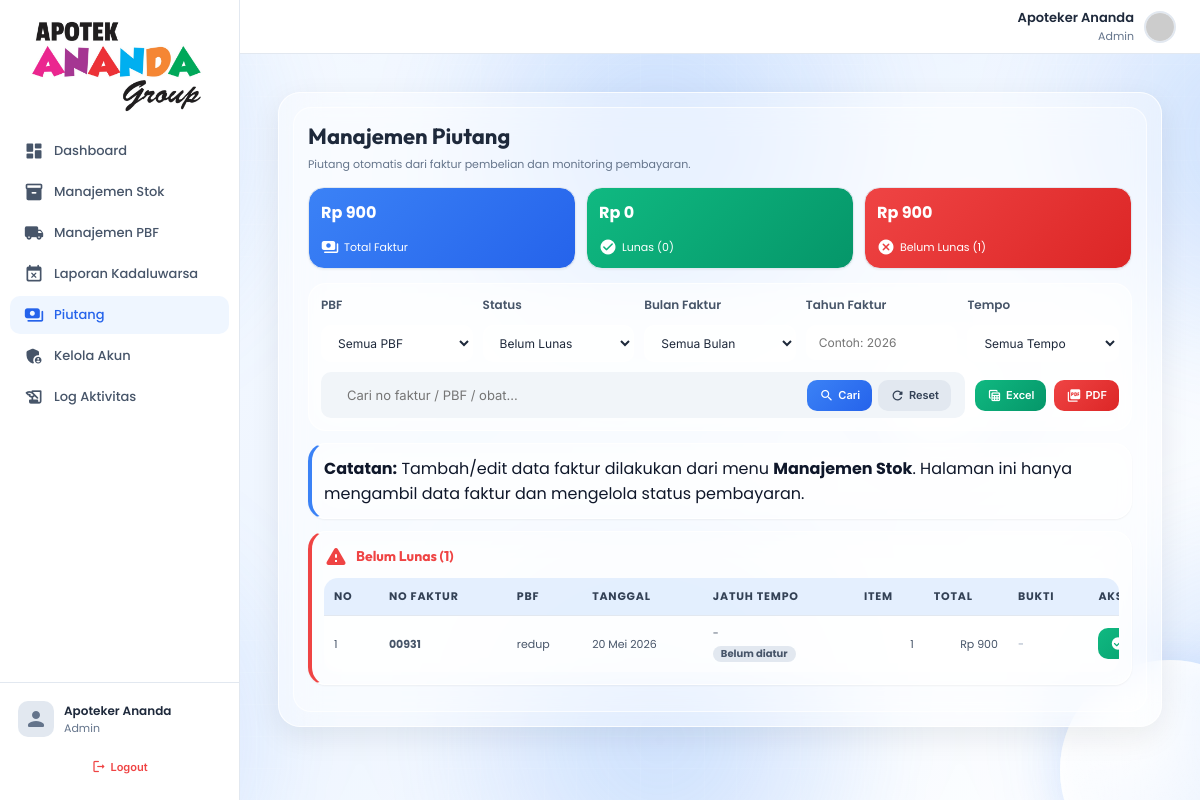
The page /frontend/superadmin/piutang.php?status=belum_lunas (signed in) on the database as committed earlier.
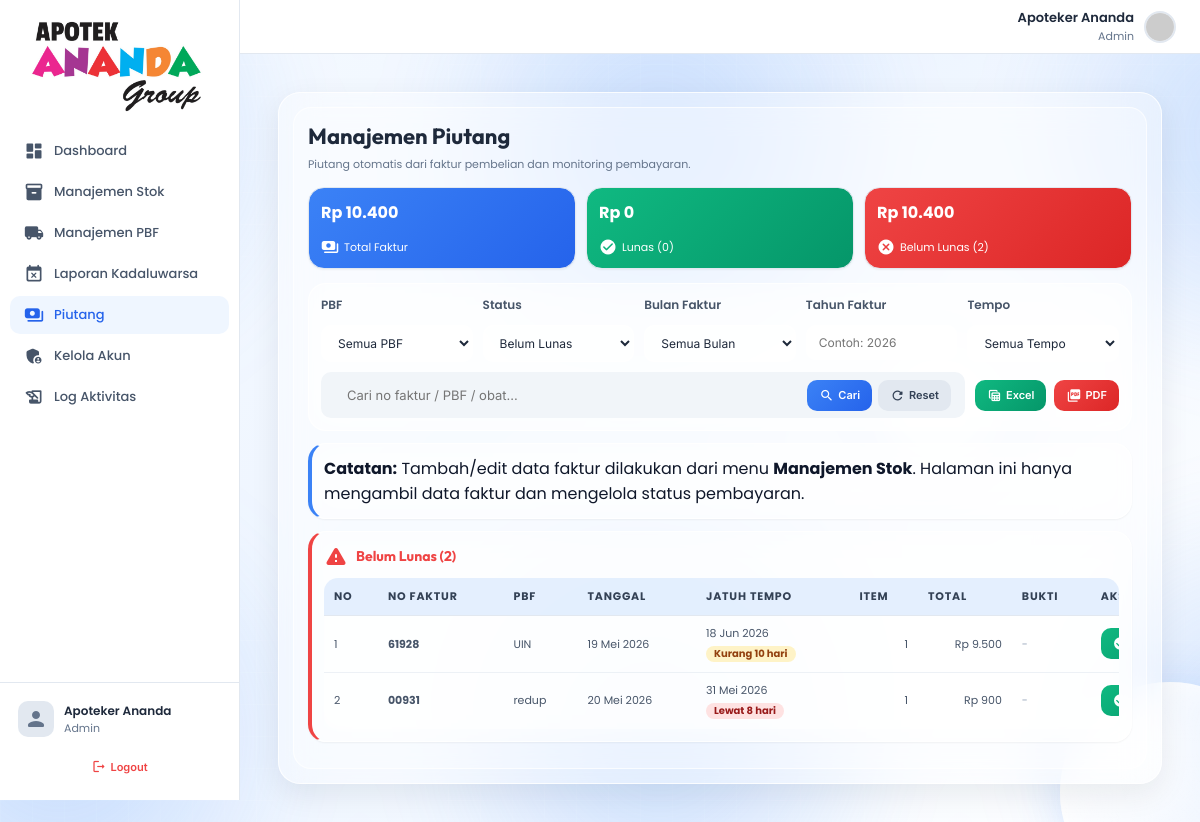
The same page on the database as committed later.
### tables this page shows
CREATE TABLE `faktur` (
  `id_faktur` int(11) NOT NULL,
  `no_faktur` varchar(100) NOT NULL,
  `id_pbf` int(11) NOT NULL,
  `tanggal_faktur` date NOT NULL,
  `tanggal_masuk` date NOT NULL,
  `tanggal_jatuh_tempo` date DEFAULT NULL,
  `jumlah_obat` int(11) NOT NULL DEFAULT 0,
  `total_qty` int(11) NOT NULL DEFAULT 0,
  `total_harga` decimal(15,2) NOT NULL DEFAULT 0.00,
  `status_bayar` enum('belum_lunas','lunas') NOT NULL DEFAULT 'belum_lunas',
  `tanggal_lunas` date DEFAULT NULL,
  `bukti_pembayaran` varchar(255) DEFAULT NULL,
  `id_user` int(11) NOT NULL,
  `created_at` datetime DEFAULT current_timestamp(),
  `updated_at` datetime DEFAULT current_timestamp() ON UPDATE current_timestamp()
);

CREATE TABLE `pbf` (
  `id_pbf` int(11) NOT NULL,
  `nama_pbf` varchar(100) NOT NULL,
  `alamat` text DEFAULT NULL,
  `no_telepon` varchar(20) DEFAULT NULL,
  `kontak_person` varchar(100) DEFAULT NULL,
  `keterangan` text DEFAULT NULL,
  `id_user` int(11) NOT NULL,
  `created_at` datetime DEFAULT current_timestamp(),
  `updated_at` datetime DEFAULT current_timestamp() ON UPDATE current_timestamp()
);

### backend/config/database.php (called while the page is built, shortened)
<?php
function getDBConnection(): PDO {
    static $pdo = null;
    if ($pdo === null) {
        $dsn = "mysql:host=" . DB_HOST . ";dbname=" . DB_NAME . ";charset=" . DB_CHARSET;
        $options = [
            PDO::ATTR_ERRMODE            => PDO::ERRMODE_EXCEPTION,
            PDO::ATTR_DEFAULT_FETCH_MODE => PDO::FETCH_ASSOC,
            PDO::ATTR_EMULATE_PREPARES   => false,
            PDO::ATTR_STRINGIFY_FETCHES  => false,
            PDO::MYSQL_ATTR_INIT_COMMAND => "SET NAMES utf8mb4 COLLATE utf8mb4_unicode_ci"
        ];
        try {
            $pdo = new PDO($dsn, DB_USER, DB_PASS, $options);
            $pdo->exec("SET time_zone = '" . DB_TIMEZONE . "'");
        } catch (PDOException $e) {
            error_log("Database connection failed: " . $e->getMessage());
            die("Koneksi database gagal. Silakan hubungi administrator.");
        }
    }
    return $pdo;
}

### backend/helpers/session_helper.php (called while the page is built, shortened)
<?php
require_once __DIR__ . '/../config/database.php';
function sanitize(string $input): string {
    return trim($input);
}

### backend/models/piutang.php (called while the page is built, shortened)
<?php
require_once __DIR__ . '/../config/database.php';
class Piutang {
    private PDO $db;
    public function __construct() {
        $this->db = getDBConnection();
    }
    private function baseSelectSql(): string {
        return "SELECT
                    f.id_faktur,
                    f.id_faktur AS id_piutang,
                    f.no_faktur,
                    f.id_pbf,
                    p.nama_pbf,
                    f.tanggal_faktur,
                    f.tanggal_jatuh_tempo,
                    f.status_bayar AS status,
                    f.status_bayar AS status_pembayaran,
                    f.tanggal_lunas,
                    f.bukti_pembayaran,
                    f.created_at,
                    u.nama_lengkap AS created_by,
                    COUNT(ofa.id_obat_faktur) AS jumlah_item,
                    COALESCE(SUM(ofa.total), 0) AS jumlah_harga
                FROM faktur f
                JOIN pbf p ON f.id_pbf = p.id_pbf
                LEFT JOIN users u ON f.id_user = u.id_user
                LEFT JOIN obat_faktur ofa ON f.id_faktur = ofa.id_faktur";
    }
    private function groupOrderSql(): string {
        return " GROUP BY f.id_faktur, f.no_faktur, f.id_pbf, p.nama_pbf, f.tanggal_faktur,
                         f.tanggal_jatuh_tempo, f.status_bayar, f.tanggal_lunas,
                         f.bukti_pembayaran, f.created_at, u.nama_lengkap
                  ORDER BY f.created_at DESC";
    }
    private function buildFilterConditions(array $filters, array &$params, string $prefix = 'filter'): array {
        $conditions = [];
        return $conditions;
    }
    public function getAllByStatus(string $status, ?string $search = null, array $filters = []): array {
        $sql = $this->baseSelectSql() . " WHERE f.status_bayar = :status";
        $params = ['status' => $status];
        foreach ($this->buildFilterConditions($filters, $params) as $condition) {
            $sql .= " AND " . $condition;
        }
        $sql .= $this->groupOrderSql();
        $stmt = $this->db->prepare($sql);
        $stmt->execute($params);
        return $stmt->fetchAll();
    }
    public function getSummary(?string $status = null, ?string $search = null, array $filters = []): array {
        $sql = "SELECT
                    COUNT(*) AS total_records,
                    COALESCE(SUM(total_faktur), 0) AS total_semua,
                    COALESCE(SUM(CASE WHEN status_bayar = 'lunas' THEN total_faktur ELSE 0 END), 0) AS total_lunas,
                    COALESCE(SUM(CASE WHEN status_bayar = 'belum_lunas' THEN total_faktur ELSE 0 END), 0) AS total_belum_lunas,
                    COUNT(CASE WHEN status_bayar = 'lunas' THEN 1 END) AS count_lunas,
                    COUNT(CASE WHEN status_bayar = 'belum_lunas' THEN 1 END) AS count_belum_lunas
                FROM (
                    SELECT f.id_faktur, f.status_bayar, COALESCE(SUM(ofa.total), 0) AS total_faktur
                    FROM faktur f
                    JOIN pbf p ON f.id_pbf = p.id_pbf
                    LEFT JOIN obat_faktur ofa ON f.id_faktur = ofa.id_faktur";
        $params = [];
        $conditions = [];
        if ($status !== null && in_array($status, ['lunas', 'belum_lunas'], true)) {
            $conditions[] = "f.status_bayar = :summary_status";
            $params['summary_status'] = $status;
        }
        $conditions = array_merge($conditions, $this->buildFilterConditions($filters, $params, 'summary_filter'));
        if ($conditions) {
            $sql .= " WHERE " . implode(' AND ', $conditions);
        }
        $sql .= " GROUP BY f.id_faktur, f.status_bayar
                ) x";
        $stmt = $this->db->prepare($sql);
        $stmt->execute($params);
        $result = $stmt->fetch();
        return $result ?: [
            'total_records' => 0,
            'total_semua' => 0,
            'total_lunas' => 0,
            'total_belum_lunas' => 0,
            'count_lunas' => 0,
            'count_belum_lunas' => 0,
        ];
    }
}

### frontend/superadmin/piutang.php (the view, shortened to what the changed rows need)
<?php
require_once __DIR__ . '/../../backend/helpers/session_helper.php';
require_once __DIR__ . '/../templates/header.php';
require_once __DIR__ . '/../../backend/models/piutang.php';
$model = new Piutang();
$search = isset($_GET['search']) ? sanitize($_GET['search']) : null;
$filterPbf = isset($_GET['pbf']) ? sanitizeInt($_GET['pbf']) : null;
$filterStatus = isset($_GET['status']) ? sanitize($_GET['status']) : '';
$filterBulan = null;
$filterTempo = isset($_GET['tempo']) ? sanitize($_GET['tempo']) : '';
$filters = [
    'pbf' => $filterPbf,
    'bulan' => $filterBulan,
    'tempo' => $filterTempo,
];
$listBelumLunas = $filterStatus === 'lunas' ? [] : $model->getAllByStatus('belum_lunas', $search, $filters);
$summary = $model->getSummary($filterStatus !== '' ? $filterStatus : null, $search, $filters);
function formatTanggalPiutang(?string $date): string {
    try {
        $bulan = [
            1 => 'Jan', 'Feb', 'Mar', 'Apr', 'Mei', 'Jun',
            'Jul', 'Agu', 'Sep', 'Okt', 'Nov', 'Des'
        ];
        $d = new DateTime($date);
        return $d->format('d') . ' ' . $bulan[(int)$d->format('m')] . ' ' . $d->format('Y');
    } catch (Exception $e) {
        return $date;
    }
}
function reminderTempo(?string $tanggalJatuhTempo, string $status): array {
    if (!$tanggalJatuhTempo) {
        return ['tanggal' => '-', 'label' => 'Belum diatur', 'class' => 'tempo-muted'];
    }
    try {
        $today = new DateTime(date('Y-m-d'));
        $due = new DateTime($tanggalJatuhTempo);
        $diff = (int)$today->diff($due)->format('%r%a');
        if ($diff < 0) {
            return ['tanggal' => formatTanggalPiutang($tanggalJatuhTempo), 'label' => 'Lewat ' . abs($diff) . ' hari', 'class' => 'tempo-danger'];
        }
        if ($diff <= 30) {
            return ['tanggal' => formatTanggalPiutang($tanggalJatuhTempo), 'label' => 'Kurang ' . $diff . ' hari', 'class' => 'tempo-warning'];
        }
        return ['tanggal' => formatTanggalPiutang($tanggalJatuhTempo), 'label' => 'Masih aman', 'class' => 'tempo-success'];
    } catch (Exception $e) {
        return ['tanggal' => $tanggalJatuhTempo, 'label' => 'Tidak valid', 'class' => 'tempo-muted'];
    }
}
require_once __DIR__ . '/../templates/sidebar.php';
?>
<div class="dashboard-wrapper">
    <div class="glass-container">
        <div class="glass-inner">
            <div class="page-header">
                <h1>Manajemen Piutang</h1>
            </div>
            <div class="stats-grid">
                <div class="stat-card total">
                    <div class="stat-value">Rp <?= number_format($summary['total_semua'] ?? 0,0,',','.') ?></div>
                    <div class="stat-label"><span class="material-icons-round">payments</span>Total Faktur</div>
                </div>
                <div class="stat-card danger">
                    <div class="stat-value">Rp <?= number_format($summary['total_belum_lunas'] ?? 0,0,',','.') ?></div>
                    <div class="stat-label"><span class="material-icons-round">cancel</span>Belum Lunas (<?= $summary['count_belum_lunas'] ?? 0 ?>)</div>
                </div>
            </div>
            <?php if ($filterStatus !== 'lunas'): ?>
            <div class="card" style="border-left:4px solid var(--danger);">
                <div class="card-title" style="color:var(--danger);">
                    <span class="material-icons-round">warning</span>
                    Belum Lunas (<?= count($listBelumLunas) ?>)
                </div>
                <div class="table-wrapper">
                    <table>
                        <thead>
                            <tr>
                                <th>No</th>
                                <th>No Faktur</th>
                                <th>PBF</th>
                                <th>Tanggal</th>
                                <th>Jatuh Tempo</th>
                                <th>Item</th>
                                <th>Total</th>
                                <th>Bukti</th>
                                <th>Aksi</th>
                            </tr>
                        </thead>
                        <tbody>
                            <?php if (empty($listBelumLunas)): ?>
                                <tr>
                                    <td colspan="9" class="text-center" style="padding:35px;color:#94a3b8;">
                                        Tidak ada piutang belum lunas sesuai filter.
                                    </td>
                                </tr>
                            <?php else: ?>
                                <?php foreach ($listBelumLunas as $i => $p): ?>
                                    <?php $tempoInfo = reminderTempo($p['tanggal_jatuh_tempo'] ?? null, $p['status'] ?? 'belum_lunas'); ?>
                                    <tr>
                                        <td><?= $i + 1 ?></td>
                                        <td><strong><?= htmlspecialchars($p['no_faktur']) ?></strong></td>
                                        <td><?= htmlspecialchars($p['nama_pbf']) ?></td>
                                        <td><?= htmlspecialchars(formatTanggalPiutang($p['tanggal_faktur'])) ?></td>
                                        <td>
                                            <div class="due-cell">
                                                <span><?= htmlspecialchars($tempoInfo['tanggal']) ?></span>
                                                <span class="tempo-badge <?= htmlspecialchars($tempoInfo['class']) ?>">
                                                    <?= htmlspecialchars($tempoInfo['label']) ?>
                                                </span>
                                            </div>
                                        </td>
                                        <td class="text-right"><?= (int)$p['jumlah_item'] ?></td>
                                        <td class="text-right">Rp <?= number_format($p['jumlah_harga'],0,',','.') ?></td>
                                        <td>
                                            <?php if ($p['bukti_pembayaran']): ?>
                                                <a href="<?= BASE_URL ?>/frontend/superadmin/lihat_bukti.php?id=<?= (int)$p['id_faktur'] ?>" class="btn btn-secondary btn-sm">
                                                    <span class="material-icons-round">attach_file</span>Lihat
                                                </a>
                                            <?php else: ?>
                                                <span style="color:#94a3b8;">-</span>
                                            <?php endif; ?>
                                        </td>
                                        <td>
                                            <button class="btn btn-success btn-sm" onclick="lunasi(<?= (int)$p['id_faktur'] ?>,'<?= htmlspecialchars($p['no_faktur'], ENT_QUOTES) ?>')">
                                                <span class="material-icons-round">check_circle</span>Lunas
                                            </button>
                                        </td>
                                    </tr>
                                <?php endforeach; ?>
                            <?php endif; ?>
                        </tbody>
                    </table>
                </div>
            </div>
            <?php endif; ?>
        </div>
    </div>
</div>
<?php require_once __DIR__ . '/../templates/footer.php'; ?>

Rows that differ between the two databases and show on the page:
added faktur: no_faktur "61928", id_pbf.nama_pbf "UIN", tanggal_faktur "19 Mei 2026", tanggal_jatuh_tempo+status_bayar "18 Jun 2026", tanggal_jatuh_tempo+status_bayar "Kurang 10 hari", jumlah_item "1", jumlah_harga "9.500"
changed faktur "redup": tanggal_jatuh_tempo+status_bayar "-" → "31 Mei 2026"; tanggal_jatuh_tempo empty → "2026-05-31" (drawn); tanggal_jatuh_tempo+status_bayar "Belum diatur" → "Lewat 8 hari"
Other text that changed with them:
$summary['total_semua']: "900" → "10.400"
$summary['total_belum_lunas']: "900" → "10.400"
$summary['count_belum_lunas']: "1" → "2"
count($listBelumLunas): "1" → "2"
